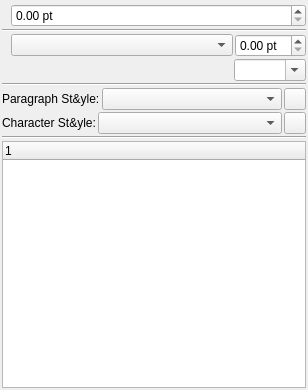
<?xml version="1.0" encoding="UTF-8"?>
<ui version="4.0">
 <class>PropertiesPalette_TextBase</class>
 <widget class="QWidget" name="PropertiesPalette_TextBase">
  <property name="geometry">
   <rect>
    <x>0</x>
    <y>0</y>
    <width>308</width>
    <height>390</height>
   </rect>
  </property>
  <property name="windowTitle">
   <string notr="true">Form</string>
  </property>
  <layout class="QVBoxLayout" name="verticalLayout">
   <property name="spacing">
    <number>2</number>
   </property>
   <property name="leftMargin">
    <number>2</number>
   </property>
   <property name="topMargin">
    <number>2</number>
   </property>
   <property name="rightMargin">
    <number>2</number>
   </property>
   <property name="bottomMargin">
    <number>2</number>
   </property>
   <item>
    <widget class="FontComboH" name="fonts" native="true"/>
   </item>
   <item>
    <layout class="QHBoxLayout" name="horizontalLayout">
     <item>
      <widget class="QLabel" name="fontSizeLabel">
       <property name="sizePolicy">
        <sizepolicy hsizetype="Preferred" vsizetype="Fixed">
         <horstretch>0</horstretch>
         <verstretch>0</verstretch>
        </sizepolicy>
       </property>
       <property name="text">
        <string/>
       </property>
       <property name="pixmap">
        <pixmap>../../resources/icons/zeichen.png</pixmap>
       </property>
       <property name="alignment">
        <set>Qt::AlignLeading|Qt::AlignLeft|Qt::AlignVCenter</set>
       </property>
      </widget>
     </item>
     <item>
      <widget class="ScrSpinBox" name="fontSize">
       <property name="sizePolicy">
        <sizepolicy hsizetype="MinimumExpanding" vsizetype="Fixed">
         <horstretch>0</horstretch>
         <verstretch>0</verstretch>
        </sizepolicy>
       </property>
       <property name="toolTip">
        <string>Font Size</string>
       </property>
       <property name="suffix">
        <string> pt</string>
       </property>
      </widget>
     </item>
    </layout>
   </item>
   <item>
    <widget class="Line" name="line_3">
     <property name="orientation">
      <enum>Qt::Horizontal</enum>
     </property>
    </widget>
   </item>
   <item>
    <layout class="QHBoxLayout" name="horizontalLayout_2">
     <item>
      <widget class="QLabel" name="lineSpacingLabel">
       <property name="sizePolicy">
        <sizepolicy hsizetype="Preferred" vsizetype="Fixed">
         <horstretch>0</horstretch>
         <verstretch>0</verstretch>
        </sizepolicy>
       </property>
       <property name="text">
        <string/>
       </property>
       <property name="pixmap">
        <pixmap>../../resources/icons/linespacing2.png</pixmap>
       </property>
      </widget>
     </item>
     <item>
      <widget class="QComboBox" name="lineSpacingModeCombo">
       <property name="sizePolicy">
        <sizepolicy hsizetype="MinimumExpanding" vsizetype="Fixed">
         <horstretch>0</horstretch>
         <verstretch>0</verstretch>
        </sizepolicy>
       </property>
       <property name="toolTip">
        <string>Select the line spacing mode</string>
       </property>
      </widget>
     </item>
     <item>
      <widget class="ScrSpinBox" name="lineSpacing">
       <property name="sizePolicy">
        <sizepolicy hsizetype="Preferred" vsizetype="Fixed">
         <horstretch>0</horstretch>
         <verstretch>0</verstretch>
        </sizepolicy>
       </property>
       <property name="toolTip">
        <string>Line Spacing</string>
       </property>
       <property name="suffix">
        <string> pt</string>
       </property>
      </widget>
     </item>
    </layout>
   </item>
   <item>
    <layout class="QHBoxLayout" name="horizontalLayout_5">
     <item alignment="Qt::AlignLeft">
      <widget class="DirectionSelect" name="textDirection" native="true"/>
     </item>
     <item>
      <widget class="AlignSelect" name="textAlignment" native="true"/>
     </item>
     <item>
      <spacer name="horizontalSpacer_2">
       <property name="orientation">
        <enum>Qt::Horizontal</enum>
       </property>
       <property name="sizeHint" stdset="0">
        <size>
         <width>40</width>
         <height>20</height>
        </size>
       </property>
      </spacer>
     </item>
     <item>
      <widget class="QComboBox" name="langCombo">
       <property name="toolTip">
        <string>Text Language</string>
       </property>
       <property name="editable">
        <bool>true</bool>
       </property>
      </widget>
     </item>
    </layout>
   </item>
   <item>
    <layout class="QHBoxLayout" name="horizontalLayout_6"/>
   </item>
   <item>
    <widget class="Line" name="line">
     <property name="orientation">
      <enum>Qt::Horizontal</enum>
     </property>
    </widget>
   </item>
   <item>
    <layout class="QHBoxLayout" name="horizontalLayout_3">
     <item>
      <widget class="QLabel" name="paraStyleLabel">
       <property name="sizePolicy">
        <sizepolicy hsizetype="Preferred" vsizetype="Fixed">
         <horstretch>0</horstretch>
         <verstretch>0</verstretch>
        </sizepolicy>
       </property>
       <property name="text">
        <string>Paragraph St&amp;yle:</string>
       </property>
       <property name="pixmap">
        <pixmap>../../resources/icons/zeichen.png</pixmap>
       </property>
      </widget>
     </item>
     <item>
      <widget class="ParaStyleComboBox" name="paraStyleCombo">
       <property name="sizePolicy">
        <sizepolicy hsizetype="MinimumExpanding" vsizetype="Fixed">
         <horstretch>0</horstretch>
         <verstretch>0</verstretch>
        </sizepolicy>
       </property>
       <property name="toolTip">
        <string>Paragraph style of currently selected text or paragraph</string>
       </property>
      </widget>
     </item>
     <item>
      <widget class="QToolButton" name="paraStyleClear">
       <property name="maximumSize">
        <size>
         <width>22</width>
         <height>22</height>
        </size>
       </property>
       <property name="toolTip">
        <string>Remove Direct Paragraph Formatting</string>
       </property>
       <property name="text">
        <string/>
       </property>
       <property name="icon">
        <iconset>
         <normaloff>../../resources/icons/16/edit-clear.png</normaloff>../../resources/icons/16/edit-clear.png</iconset>
       </property>
      </widget>
     </item>
    </layout>
   </item>
   <item>
    <layout class="QHBoxLayout" name="horizontalLayout_4">
     <item>
      <widget class="QLabel" name="charStyleLabel">
       <property name="sizePolicy">
        <sizepolicy hsizetype="Preferred" vsizetype="Fixed">
         <horstretch>0</horstretch>
         <verstretch>0</verstretch>
        </sizepolicy>
       </property>
       <property name="text">
        <string>Character St&amp;yle:</string>
       </property>
       <property name="pixmap">
        <pixmap>../../resources/icons/zeichen.png</pixmap>
       </property>
      </widget>
     </item>
     <item>
      <widget class="CharStyleComboBox" name="charStyleCombo">
       <property name="sizePolicy">
        <sizepolicy hsizetype="MinimumExpanding" vsizetype="Fixed">
         <horstretch>0</horstretch>
         <verstretch>0</verstretch>
        </sizepolicy>
       </property>
       <property name="toolTip">
        <string>Character style of currently selected text or paragraph</string>
       </property>
      </widget>
     </item>
     <item>
      <widget class="QToolButton" name="charStyleClear">
       <property name="maximumSize">
        <size>
         <width>22</width>
         <height>22</height>
        </size>
       </property>
       <property name="toolTip">
        <string>Remove Direct Character Formatting</string>
       </property>
       <property name="text">
        <string/>
       </property>
       <property name="icon">
        <iconset>
         <normaloff>../../resources/icons/16/edit-clear.png</normaloff>../../resources/icons/16/edit-clear.png</iconset>
       </property>
      </widget>
     </item>
    </layout>
   </item>
   <item>
    <widget class="Line" name="line_2">
     <property name="orientation">
      <enum>Qt::Horizontal</enum>
     </property>
    </widget>
   </item>
   <item>
    <widget class="ScTreeWidget" name="textTree">
     <column>
      <property name="text">
       <string notr="true">1</string>
      </property>
     </column>
    </widget>
   </item>
  </layout>
 </widget>
 <customwidgets>
  <customwidget>
   <class>ScrSpinBox</class>
   <extends>QDoubleSpinBox</extends>
   <header>ui/scrspinbox.h</header>
  </customwidget>
  <customwidget>
   <class>FontComboH</class>
   <extends>QWidget</extends>
   <header>ui/fontcombo.h</header>
   <container>1</container>
  </customwidget>
  <customwidget>
   <class>CharStyleComboBox</class>
   <extends>QComboBox</extends>
   <header>ui/stylecombos.h</header>
  </customwidget>
  <customwidget>
   <class>ScTreeWidget</class>
   <extends>QTreeWidget</extends>
   <header>ui/sctreewidget.h</header>
  </customwidget>
  <customwidget>
   <class>ParaStyleComboBox</class>
   <extends>QComboBox</extends>
   <header>ui/stylecombos.h</header>
  </customwidget>
  <customwidget>
   <class>AlignSelect</class>
   <extends>QWidget</extends>
   <header>ui/alignselect.h</header>
   <container>1</container>
  </customwidget>
  <customwidget>
   <class>DirectionSelect</class>
   <extends>QWidget</extends>
   <header>ui/directionselect.h</header>
   <container>1</container>
  </customwidget>
 </customwidgets>
 <resources/>
 <connections/>
</ui>
